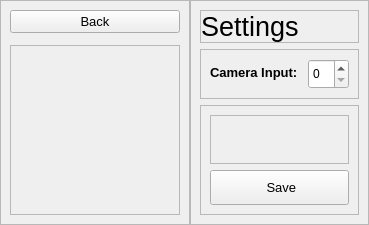
      <widget class="QWidget" name="settings_page">
       <layout class="QHBoxLayout" name="horizontalLayout_16" stretch="1,5">
        <property name="spacing">
         <number>0</number>
        </property>
        <property name="leftMargin">
         <number>0</number>
        </property>
        <property name="topMargin">
         <number>0</number>
        </property>
        <property name="rightMargin">
         <number>0</number>
        </property>
        <property name="bottomMargin">
         <number>0</number>
        </property>
        <item>
         <widget class="QFrame" name="side_menu_settings">
          <property name="frameShape">
           <enum>QFrame::StyledPanel</enum>
          </property>
          <property name="frameShadow">
           <enum>QFrame::Raised</enum>
          </property>
          <layout class="QVBoxLayout" name="verticalLayout_17" stretch="0,1,0">
           <item>
            <widget class="QPushButton" name="back_btn">
             <property name="font">
              <font>
               <pointsize>10</pointsize>
              </font>
             </property>
             <property name="text">
              <string>Back</string>
             </property>
             <property name="icon">
              <iconset>
               <normaloff>icons/back.png</normaloff>icons/back.png</iconset>
             </property>
             <property name="iconSize">
              <size>
               <width>25</width>
               <height>25</height>
              </size>
             </property>
            </widget>
           </item>
           <item>
            <widget class="QFrame" name="frame_30">
             <property name="frameShape">
              <enum>QFrame::StyledPanel</enum>
             </property>
             <property name="frameShadow">
              <enum>QFrame::Raised</enum>
             </property>
            </widget>
           </item>
           <item>
            <widget class="QFrame" name="frame_34">
             <property name="frameShape">
              <enum>QFrame::StyledPanel</enum>
             </property>
             <property name="frameShadow">
              <enum>QFrame::Raised</enum>
             </property>
             <layout class="QHBoxLayout" name="horizontalLayout_18">
              <item>
               <widget class="QLabel" name="label_121">
                <property name="minimumSize">
                 <size>
                  <width>150</width>
                  <height>150</height>
                 </size>
                </property>
                <property name="maximumSize">
                 <size>
                  <width>150</width>
                  <height>150</height>
                 </size>
                </property>
                <property name="autoFillBackground">
                 <bool>false</bool>
                </property>
                <property name="text">
                 <string/>
                </property>
                <property name="pixmap">
                 <pixmap>logo.png</pixmap>
                </property>
                <property name="scaledContents">
                 <bool>true</bool>
                </property>
                <property name="alignment">
                 <set>Qt::AlignCenter</set>
                </property>
                <property name="wordWrap">
                 <bool>false</bool>
                </property>
                <property name="openExternalLinks">
                 <bool>false</bool>
                </property>
               </widget>
              </item>
             </layout>
            </widget>
           </item>
          </layout>
         </widget>
        </item>
        <item>
         <widget class="QFrame" name="frame_4">
          <property name="frameShape">
           <enum>QFrame::StyledPanel</enum>
          </property>
          <property name="frameShadow">
           <enum>QFrame::Raised</enum>
          </property>
          <layout class="QVBoxLayout" name="verticalLayout_18" stretch="0,0,1">
           <item>
            <widget class="QFrame" name="frame_31">
             <property name="frameShape">
              <enum>QFrame::StyledPanel</enum>
             </property>
             <property name="frameShadow">
              <enum>QFrame::Raised</enum>
             </property>
             <layout class="QHBoxLayout" name="horizontalLayout_17">
              <property name="spacing">
               <number>4</number>
              </property>
              <property name="leftMargin">
               <number>0</number>
              </property>
              <property name="topMargin">
               <number>0</number>
              </property>
              <property name="rightMargin">
               <number>0</number>
              </property>
              <property name="bottomMargin">
               <number>0</number>
              </property>
              <item>
               <widget class="QLabel" name="label_42">
                <property name="font">
                 <font>
                  <family>Arial</family>
                  <pointsize>20</pointsize>
                 </font>
                </property>
                <property name="text">
                 <string>Settings</string>
                </property>
               </widget>
              </item>
             </layout>
            </widget>
           </item>
           <item>
            <widget class="QFrame" name="frame_5">
             <property name="frameShape">
              <enum>QFrame::StyledPanel</enum>
             </property>
             <property name="frameShadow">
              <enum>QFrame::Raised</enum>
             </property>
             <layout class="QFormLayout" name="formLayout_4">
              <property name="horizontalSpacing">
               <number>10</number>
              </property>
              <item row="0" column="0">
               <widget class="QLabel" name="label_45">
                <property name="font">
                 <font>
                  <family>Arial</family>
                  <pointsize>10</pointsize>
                  <weight>75</weight>
                  <bold>true</bold>
                 </font>
                </property>
                <property name="text">
                 <string>Camera Input:</string>
                </property>
               </widget>
              </item>
              <item row="0" column="1">
               <widget class="QSpinBox" name="cam_input">
                <property name="minimumSize">
                 <size>
                  <width>0</width>
                  <height>30</height>
                 </size>
                </property>
               </widget>
              </item>
             </layout>
            </widget>
           </item>
           <item>
            <widget class="QFrame" name="frame_32">
             <property name="layoutDirection">
              <enum>Qt::LeftToRight</enum>
             </property>
             <property name="frameShape">
              <enum>QFrame::StyledPanel</enum>
             </property>
             <property name="frameShadow">
              <enum>QFrame::Raised</enum>
             </property>
             <layout class="QVBoxLayout" name="verticalLayout_19">
              <item>
               <widget class="QFrame" name="frame_33">
                <property name="frameShape">
                 <enum>QFrame::StyledPanel</enum>
                </property>
                <property name="frameShadow">
                 <enum>QFrame::Raised</enum>
                </property>
               </widget>
              </item>
              <item>
               <widget class="QPushButton" name="settings_save_btn">
                <property name="minimumSize">
                 <size>
                  <width>0</width>
                  <height>35</height>
                 </size>
                </property>
                <property name="font">
                 <font>
                  <family>Arial</family>
                  <pointsize>10</pointsize>
                 </font>
                </property>
                <property name="text">
                 <string> Save</string>
                </property>
                <property name="icon">
                 <iconset>
                  <normaloff>icons/save.png</normaloff>icons/save.png</iconset>
                </property>
                <property name="iconSize">
                 <size>
                  <width>25</width>
                  <height>25</height>
                 </size>
                </property>
               </widget>
              </item>
             </layout>
            </widget>
           </item>
          </layout>
         </widget>
        </item>
       </layout>
      </widget>
